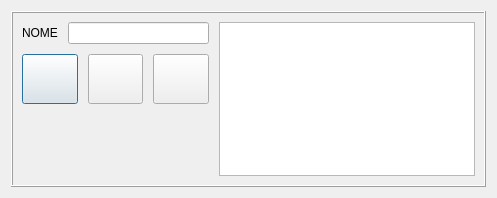
<?xml version="1.0" encoding="UTF-8"?>
<ui version="4.0">
 <class>Dialog</class>
 <widget class="QDialog" name="Dialog">
  <property name="windowModality">
   <enum>Qt::WindowModal</enum>
  </property>
  <property name="geometry">
   <rect>
    <x>0</x>
    <y>0</y>
    <width>497</width>
    <height>198</height>
   </rect>
  </property>
  <property name="windowTitle">
   <string>Dialog</string>
  </property>
  <layout class="QGridLayout" name="gridLayout_2">
   <item row="0" column="1">
    <widget class="QFrame" name="frame">
     <property name="frameShape">
      <enum>QFrame::Box</enum>
     </property>
     <property name="frameShadow">
      <enum>QFrame::Raised</enum>
     </property>
     <layout class="QGridLayout" name="gridLayout">
      <property name="horizontalSpacing">
       <number>10</number>
      </property>
      <property name="verticalSpacing">
       <number>6</number>
      </property>
      <item row="0" column="1">
       <widget class="QListView" name="lv_items"/>
      </item>
      <item row="0" column="0">
       <layout class="QVBoxLayout" name="verticalLayout">
        <property name="spacing">
         <number>10</number>
        </property>
        <property name="topMargin">
         <number>0</number>
        </property>
        <property name="rightMargin">
         <number>0</number>
        </property>
        <item>
         <layout class="QHBoxLayout" name="horizontalLayout">
          <property name="topMargin">
           <number>0</number>
          </property>
          <property name="rightMargin">
           <number>0</number>
          </property>
          <item>
           <widget class="QLabel" name="label">
            <property name="text">
             <string>NOME</string>
            </property>
            <property name="buddy">
             <cstring>txt_name</cstring>
            </property>
           </widget>
          </item>
          <item>
           <widget class="QLineEdit" name="txt_name"/>
          </item>
         </layout>
        </item>
        <item>
         <layout class="QHBoxLayout" name="horizontalLayout_7">
          <item>
           <widget class="QPushButton" name="bt_new">
            <property name="sizePolicy">
             <sizepolicy hsizetype="Expanding" vsizetype="Fixed">
              <horstretch>0</horstretch>
              <verstretch>0</verstretch>
             </sizepolicy>
            </property>
            <property name="minimumSize">
             <size>
              <width>0</width>
              <height>50</height>
             </size>
            </property>
            <property name="cursor">
             <cursorShape>PointingHandCursor</cursorShape>
            </property>
            <property name="focusPolicy">
             <enum>Qt::TabFocus</enum>
            </property>
            <property name="toolTip">
             <string>NOVO</string>
            </property>
            <property name="statusTip">
             <string/>
            </property>
            <property name="text">
             <string/>
            </property>
            <property name="icon">
             <iconset resource="resource.qrc">
              <normaloff>:/icons/assets/new-32.png</normaloff>:/icons/assets/new-32.png</iconset>
            </property>
            <property name="iconSize">
             <size>
              <width>32</width>
              <height>32</height>
             </size>
            </property>
            <property name="shortcut">
             <string>Ctrl+N</string>
            </property>
           </widget>
          </item>
          <item>
           <widget class="QPushButton" name="bt_save">
            <property name="sizePolicy">
             <sizepolicy hsizetype="Expanding" vsizetype="Fixed">
              <horstretch>0</horstretch>
              <verstretch>0</verstretch>
             </sizepolicy>
            </property>
            <property name="minimumSize">
             <size>
              <width>0</width>
              <height>50</height>
             </size>
            </property>
            <property name="cursor">
             <cursorShape>PointingHandCursor</cursorShape>
            </property>
            <property name="focusPolicy">
             <enum>Qt::TabFocus</enum>
            </property>
            <property name="toolTip">
             <string>SALVAR</string>
            </property>
            <property name="text">
             <string/>
            </property>
            <property name="icon">
             <iconset resource="resource.qrc">
              <normaloff>:/icons/assets/save-32.png</normaloff>:/icons/assets/save-32.png</iconset>
            </property>
            <property name="iconSize">
             <size>
              <width>32</width>
              <height>32</height>
             </size>
            </property>
            <property name="shortcut">
             <string>Ctrl+S</string>
            </property>
           </widget>
          </item>
          <item>
           <widget class="QPushButton" name="bt_delete">
            <property name="sizePolicy">
             <sizepolicy hsizetype="Expanding" vsizetype="Fixed">
              <horstretch>0</horstretch>
              <verstretch>0</verstretch>
             </sizepolicy>
            </property>
            <property name="minimumSize">
             <size>
              <width>0</width>
              <height>50</height>
             </size>
            </property>
            <property name="cursor">
             <cursorShape>PointingHandCursor</cursorShape>
            </property>
            <property name="focusPolicy">
             <enum>Qt::TabFocus</enum>
            </property>
            <property name="toolTip">
             <string>DELETAR</string>
            </property>
            <property name="text">
             <string/>
            </property>
            <property name="icon">
             <iconset resource="resource.qrc">
              <normaloff>:/icons/assets/delete-32.png</normaloff>:/icons/assets/delete-32.png</iconset>
            </property>
            <property name="iconSize">
             <size>
              <width>32</width>
              <height>32</height>
             </size>
            </property>
            <property name="shortcut">
             <string>Ctrl+D</string>
            </property>
           </widget>
          </item>
         </layout>
        </item>
        <item>
         <spacer name="verticalSpacer_2">
          <property name="orientation">
           <enum>Qt::Vertical</enum>
          </property>
          <property name="sizeHint" stdset="0">
           <size>
            <width>20</width>
            <height>40</height>
           </size>
          </property>
         </spacer>
        </item>
       </layout>
      </item>
     </layout>
    </widget>
   </item>
  </layout>
 </widget>
 <tabstops>
  <tabstop>txt_name</tabstop>
  <tabstop>bt_new</tabstop>
  <tabstop>bt_save</tabstop>
  <tabstop>bt_delete</tabstop>
  <tabstop>lv_items</tabstop>
 </tabstops>
 <resources>
  <include location="resource.qrc"/>
 </resources>
 <connections/>
</ui>
